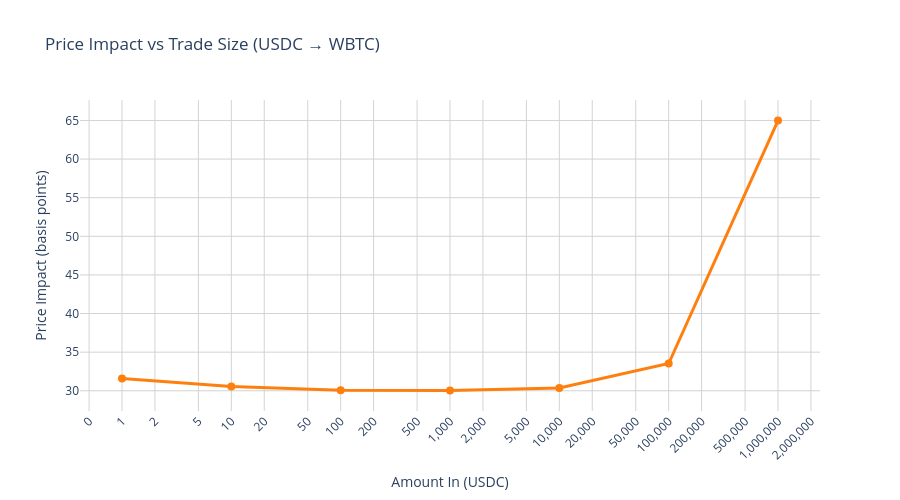

The cell this chart's notebook holds for it:
### Markdown cell above
### Price Impact Analysis

### Code cell
fig2 = plot_price_impact(df, token_in_symbol, token_out_symbol)
fig2.show()

### Figure 1 — Plotly figure (JSON) as saved in the notebook; plotly's stock layout.template omitted (floating-point values rounded to 4 significant figures)
{"data": [{"customdata": [0.316, 0.3057, 0.3005, 0.3004, 0.3035, 0.3353, 0.6499], "hovertemplate": "<b>Trade Size:</b> %{x:,.0f} USDC<br><b>Price Impact:</b> %{y:.2f} bps (%{customdata:.2f}%)<br><extra></extra>", "line": {"color": "#ff7f0e", "width": 3}, "marker": {"size": 8}, "mode": "lines+markers", "name": "Price Impact", "type": "scatter", "x": [1, 10, 100, 1000, 10000, 100000, 1000000], "y": [31.6, 30.57, 30.05, 30.04, 30.35, 33.53, 64.99]}], "layout": {"height": 500, "hovermode": "closest", "title": {"text": "Price Impact vs Trade Size (USDC → WBTC)"}, "xaxis": {"gridcolor": "lightgray", "tickangle": -45, "tickformat": ",.0f", "title": {"text": "Amount In (USDC)"}, "type": "log"}, "yaxis": {"gridcolor": "lightgray", "title": {"text": "Price Impact (basis points)"}}}}
